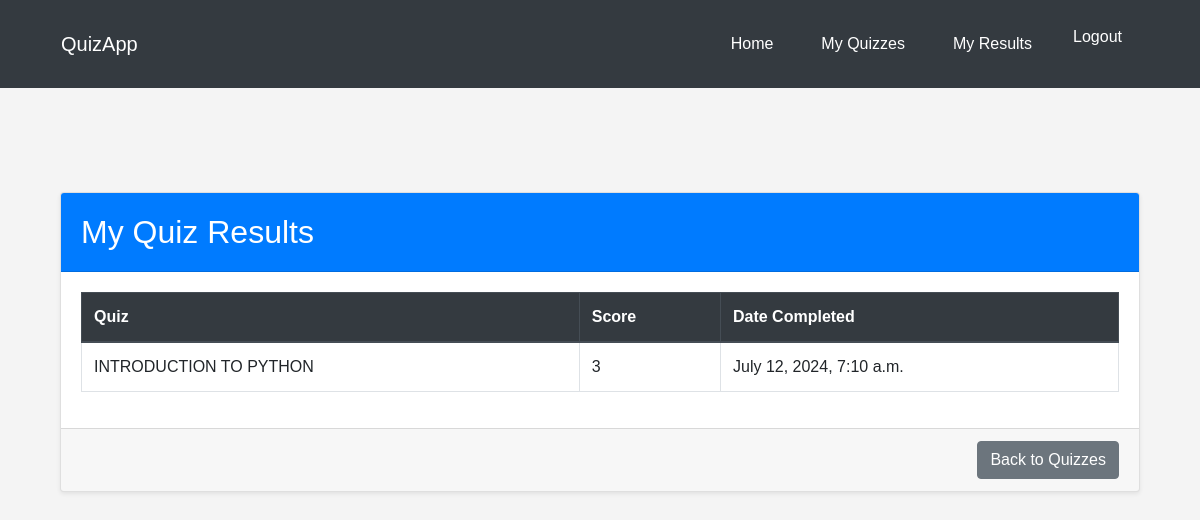
The app's page /quizzes/my_results/ (signed in) with its own data.
### quizzes/models.py (models this page shows, shortened)
class Result(models.Model):
    quiz = models.ForeignKey(Quiz, on_delete=models.CASCADE)
    user = models.ForeignKey(User, on_delete=models.CASCADE)
    score = models.IntegerField()
    completed_at = models.DateTimeField(auto_now_add=True)

class Quiz(models.Model):
    title = models.CharField(max_length=255)
    description = models.TextField()
    created_by = models.ForeignKey(User, on_delete=models.CASCADE)
    created_at = models.DateTimeField(auto_now_add=True)
    is_public = models.BooleanField(default=False)
    share_link = models.URLField(blank=True, null=True)

### quizzes/views.py (the view)
# urls.py: path('my_results/', user_quiz_results, name='user_quiz_results'),
@login_required
def user_quiz_results(request):
    results = Result.objects.filter(user=request.user)
    return render(request, 'quizzes/user_quiz_results.html', {'results': results})

### templates/quizzes/user_quiz_results.html (shortened to what this page needs)
{% extends 'base.html' %}
{% block content %}
<div class="container mt-5">
    <div class="card shadow-sm">
        <div class="card-header bg-primary text-white">
            <h2 class="my-2">My Quiz Results</h2>
        </div>
        <div class="card-body">
            {% if results %}
                <div class="table-responsive">
                    <table class="table table-bordered table-hover">
                        <thead class="thead-dark">
                            <tr>
                                <th scope="col">Quiz</th>
                                <th scope="col">Score</th>
                                <th scope="col">Date Completed</th>
                            </tr>
                        </thead>
                        <tbody>
                            {% for result in results %}
                                <tr>
                                    <td>{{ result.quiz.title }}</td>
                                    <td>{{ result.score }}</td>
                                    <td>{{ result.completed_at|date:"F j, Y, g:i a" }}</td>
                                </tr>
                            {% endfor %}
                        </tbody>
                    </table>
                </div>
            {% else %}
                <div class="alert alert-info" role="alert">
                    You have not completed any quizzes yet.
                </div>
            {% endif %}
        </div>
        <div class="card-footer text-right">
            <a href="{% url 'quiz_list' %}" class="btn btn-secondary">Back to Quizzes</a>
        </div>
    </div>
</div>
{% endblock %}

### static/css/styles.css (style rules this page uses)
body { font-family: Arial, sans-serif; margin: 0; padding: 0; background-color: #f4f4f4; }

### records on screen
Result: quiz "INTRODUCTION TO PYTHON", score "3", completed_at "July 12, 2024, 7:10 a.m."
